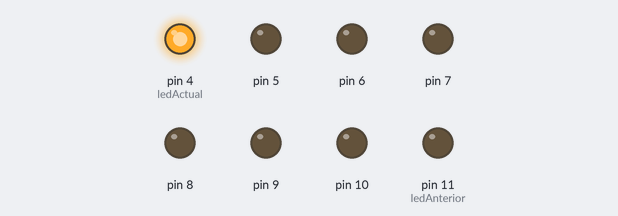
The sketch below on a simulated Arduino Uno, built with avr-gcc and run on an emulated ATmega328P. Parts: output pins drawn as LEDs (lit = HIGH).

Above: at 0.12 s.
At 1.12 s:
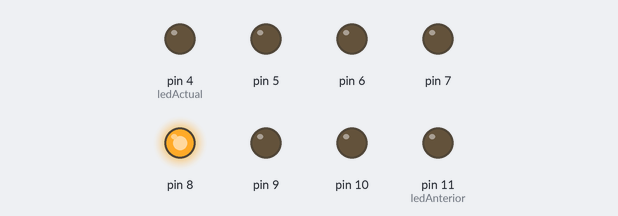
At 1.87 s:
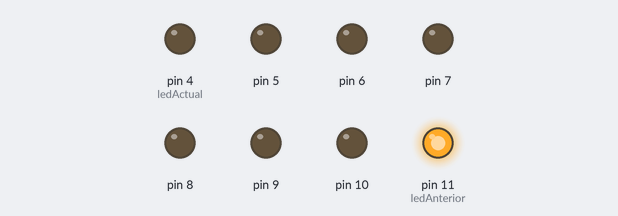
At 3.87 s:
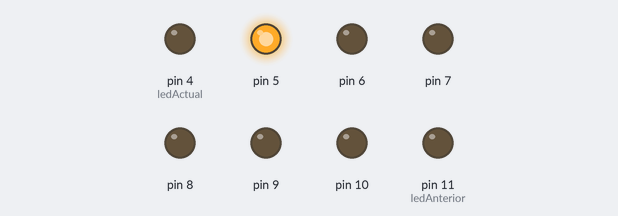
At 5.87 s:
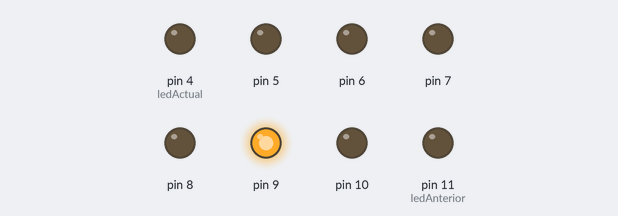
At 7.87 s:
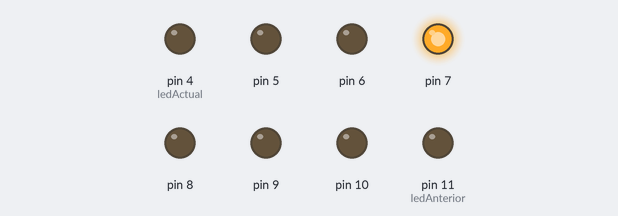
Timing chart, 0 to 8.2 s (numbered marks = the images above):
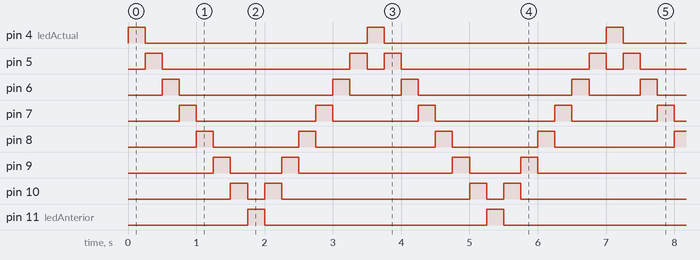

The sketch:

RastrearLedArd1.ino
```cpp
  // Valores iniciales
  int ledActual;
  int ledAnterior;
  int direccion;


void setup() {
  // put your setup code here, to run once:
  pinMode(4, OUTPUT);
  pinMode(5, OUTPUT);
  pinMode(6, OUTPUT);
  pinMode(7, OUTPUT);
  pinMode(8, OUTPUT);
  pinMode(9, OUTPUT);
  pinMode(10, OUTPUT);
  pinMode(11, OUTPUT);

  ledActual = 4;
  ledAnterior = 11;
  direccion = 0;

}

void loop() {
  // put your main code here, to run repeatedly:
  digitalWrite(ledAnterior, LOW);
  digitalWrite(ledActual, HIGH);
  delay(250);

  if (direccion == 0){
    //Hacia arriba
    ledAnterior = ledActual;
    ledActual = ledActual + 1;

    // Preguntar por los limites
    if(ledActual == 11){
      direccion = 1;
    }

  }else{
    // Hacia abajo
    ledAnterior = ledActual;
    ledActual = ledActual - 1;

    // Preguntar por los limites
    if(ledActual == 4){
      direccion = 0;
    }
  }
}
```

Measured:
- by itself, pin 4 (ledActual), pin 11 (ledAnterior): alternates HIGH for 0.25 s and LOW for 3.3 s
- by itself, pin 5: repeats every 3.5 s: LOW 2.8 s, HIGH 0.25 s, LOW 0.25 s, HIGH 0.25 s
- by itself, pin 6: repeats every 3.5 s: LOW 2.3 s, HIGH 0.25 s, LOW 0.75 s, HIGH 0.25 s
- by itself, pin 7: repeats every 3.5 s: LOW 1.8 s, HIGH 0.25 s, LOW 1.3 s, HIGH 0.25 s
- by itself, pin 8: repeats every 3.5 s: LOW 1.3 s, HIGH 0.25 s, LOW 1.8 s, HIGH 0.25 s
- by itself, pin 9: repeats every 3.5 s: LOW 0.75 s, HIGH 0.25 s, LOW 2.3 s, HIGH 0.25 s
- by itself, pin 10: repeats every 3.5 s: LOW 0.25 s, HIGH 0.25 s, LOW 2.8 s, HIGH 0.25 s
